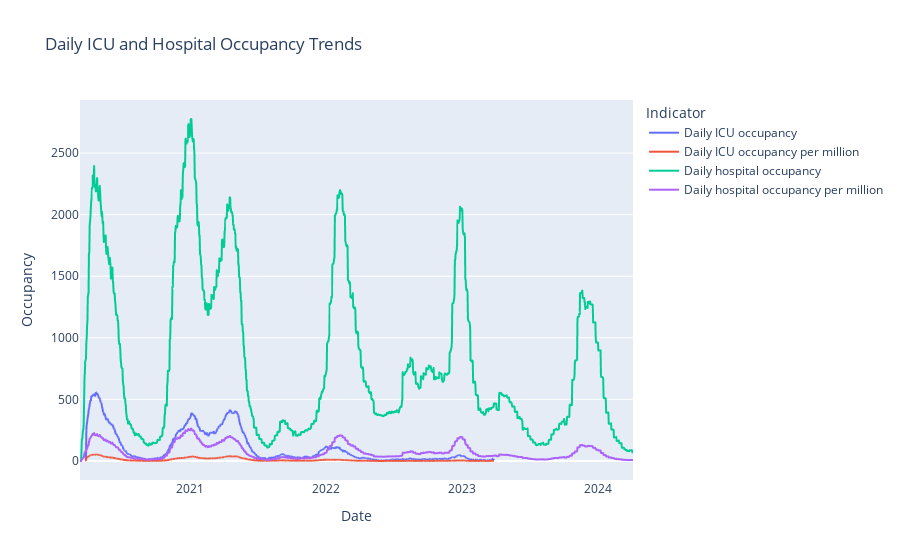

Notebook code cell kept with this figure:
### Code cell
# Melt the DataFrame to have a long format for easier plotting
temp_melted = temp.melt(id_vars=['date'], 
                        value_vars=['Daily ICU occupancy', 
                                    'Daily ICU occupancy per million', 
                                    'Daily hospital occupancy', 
                                    'Daily hospital occupancy per million'],
                        var_name='Indicator', 
                        value_name='Value')

# Create the Plotly line chart
fig = px.line(temp_melted, 
              x='date', 
              y='Value', 
              color='Indicator', 
              title='Daily ICU and Hospital Occupancy Trends',
              labels={'date': 'Date', 'Value': 'Occupancy'},
              template='plotly')

# Update layout for better readability
fig.update_layout(xaxis_title='Date', 
                  yaxis_title='Occupancy', 
                  legend_title='Indicator',
                  xaxis=dict(showgrid=False),
                  yaxis=dict(showgrid=True))

# Show the plot
fig.show()

### Figure 1 — Plotly figure (JSON) as saved in the notebook; plotly's stock layout.template omitted (floating-point values rounded to 4 significant figures; data arrays with more than 128 entries replaced by an {"elided": "..."} marker saying what was removed)
{"data": [{"hovertemplate": "Indicator=Daily ICU occupancy<br>Date=%{x}<br>Occupancy=%{y}<extra></extra>", "legendgroup": "Daily ICU occupancy", "line": {"color": "#636efa", "dash": "solid"}, "marker": {"symbol": "circle"}, "mode": "lines", "name": "Daily ICU occupancy", "showlegend": true, "type": "scattergl", "x": {"elided": "1485 str values"}, "xaxis": "x", "y": {"elided": "1485 float values"}, "yaxis": "y"}, {"hovertemplate": "Indicator=Daily ICU occupancy per million<br>Date=%{x}<br>Occupancy=%{y}<extra></extra>", "legendgroup": "Daily ICU occupancy per million", "line": {"color": "#EF553B", "dash": "solid"}, "marker": {"symbol": "circle"}, "mode": "lines", "name": "Daily ICU occupancy per million", "showlegend": true, "type": "scattergl", "x": {"elided": "1485 str values"}, "xaxis": "x", "y": {"elided": "1485 float values"}, "yaxis": "y"}, {"hovertemplate": "Indicator=Daily hospital occupancy<br>Date=%{x}<br>Occupancy=%{y}<extra></extra>", "legendgroup": "Daily hospital occupancy", "line": {"color": "#00cc96", "dash": "solid"}, "marker": {"symbol": "circle"}, "mode": "lines", "name": "Daily hospital occupancy", "showlegend": true, "type": "scattergl", "x": {"elided": "1485 str values"}, "xaxis": "x", "y": {"elided": "1485 float values"}, "yaxis": "y"}, {"hovertemplate": "Indicator=Daily hospital occupancy per million<br>Date=%{x}<br>Occupancy=%{y}<extra></extra>", "legendgroup": "Daily hospital occupancy per million", "line": {"color": "#ab63fa", "dash": "solid"}, "marker": {"symbol": "circle"}, "mode": "lines", "name": "Daily hospital occupancy per million", "showlegend": true, "type": "scattergl", "x": {"elided": "1485 str values"}, "xaxis": "x", "y": {"elided": "1485 float values"}, "yaxis": "y"}], "layout": {"legend": {"title": {"text": "Indicator"}, "tracegroupgap": 0}, "title": {"text": "Daily ICU and Hospital Occupancy Trends"}, "xaxis": {"anchor": "y", "domain": [0, 1], "showgrid": false, "title": {"text": "Date"}}, "yaxis": {"anchor": "x", "domain": [0, 1], "showgrid": true, "title": {"text": "Occupancy"}}}}
